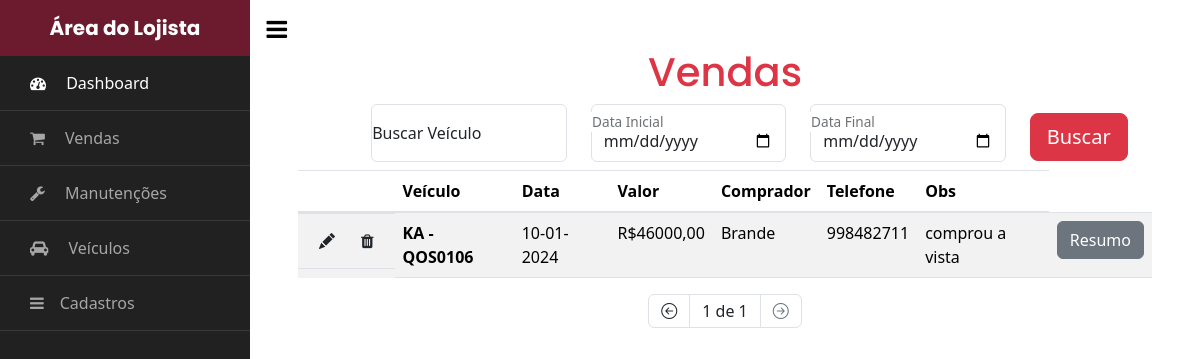
The page /area_do_lojista/vendas/ (signed in) on the database as committed earlier.
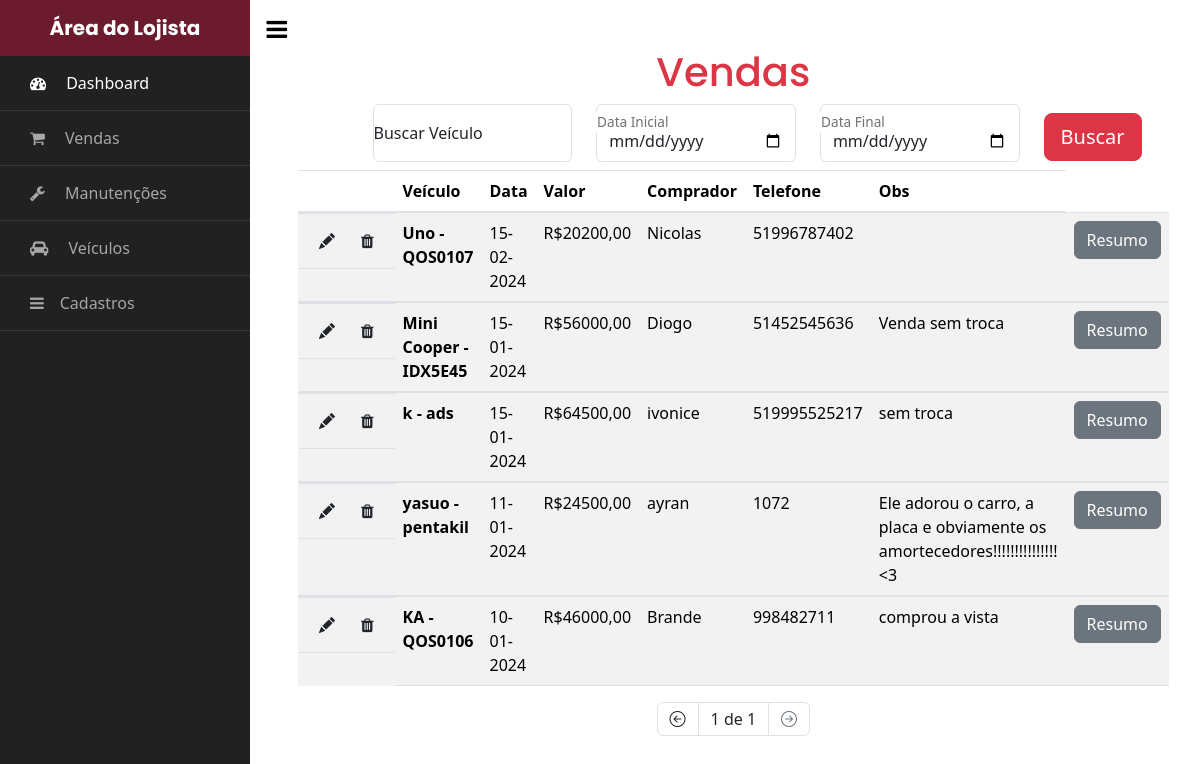
The same page on the database as committed later.
### gestao/models.py (models this page shows, shortened)
class Venda(models.Model):
    id = models.AutoField(primary_key=True)
    veiculo = models.OneToOneField('veiculos.Veiculo', on_delete=models.PROTECT, related_name='venda_veiculo')
    valor_venda = models.DecimalField(max_digits=10, decimal_places=2, blank=True, null=True)
    data_venda = models.DateField()
    comprador = models.CharField(max_length=50, blank=True, null=True)
    contato = models.CharField(max_length=50, blank=True, null=True)
    observacoes = models.TextField(blank=True, null=True)

### veiculos/models.py (models this page shows)
class Veiculo(models.Model):
    id = models.AutoField(primary_key=True)
    marca = models.ForeignKey(Marca, on_delete=models.PROTECT, related_name='marca')
    modelo = models.CharField(max_length=50)
    ano = models.IntegerField(blank=True, null=True)
    placa = models.CharField(max_length=8, blank=True, null=True, unique=True)
    cor = models.CharField(max_length=50, blank=True, null=True)
    acessorios = models.ManyToManyField(Acessorio, related_name='acessorios')
    data_insercao = models.DateTimeField(auto_now_add=True)
    km = models.IntegerField(blank=True, null=True)
    vendido = models.BooleanField(default=False)
    valor = models.DecimalField(max_digits=10, decimal_places=2, blank=True, null=True)
    foto_capa = models.ImageField(upload_to='media/', blank=True, null=True)
    valor_compra = models.DecimalField(max_digits=10, decimal_places=2, blank=True, null=True)
    CAMBIO_CHOICES = [
        ('Automático', 'Automático'),
        ('Manual', 'Manual'),
    ]
    cambio = models.CharField(
        max_length=20,
        choices=CAMBIO_CHOICES,
        default='Manual',  # Pode definir o valor padrão se desejar
    )
    DIRECAO_CHOICES = [
        ('Hidráulica', 'Hidráulica'),
        ('Elétrica', 'Elétrica'),
        ('Mecânica', 'Mecânica'),
    ]
    direcao = models.CharField(
        max_length=20,
        choices=DIRECAO_CHOICES,
        default='Hidráulica',
    )
    def __str__(self):
        return self.modelo + ' - ' + self.placa

### gestao/views.py (the view)
# urls.py: path('vendas/', Lista_Vendas.as_view(), name='lista_vendas'),
@method_decorator(login_required(login_url='login'), name='dispatch')
class Lista_Vendas(ListView):
    model = Venda
    template_name = 'lista_vendas.html'
    context_object_name = 'vendas'
    paginate_by = 15
    def get_queryset(self):
        venda = super(Lista_Vendas, self).get_queryset()
        search = self.request.GET.get('search')
        start_date = self.request.GET.get('start_date')
        end_date = self.request.GET.get('end_date')
        if search and start_date and end_date:
            venda = venda.filter(veiculo__modelo__icontains=search, data_venda__range=[start_date, end_date]).order_by('-data_venda')
        elif search and start_date:
            venda = venda.filter(veiculo__modelo__icontains=search, data_venda__gte=start_date).order_by('-data_venda')
        elif search and end_date:
            venda = venda.filter(veiculo__modelo__icontains=search, data_venda__lte=end_date).order_by('-data_venda')
        elif start_date and end_date:
            venda = venda.filter(data_venda__range=[start_date, end_date]).order_by('-data_venda')
        elif search:
            venda = venda.filter(veiculo__modelo__icontains=search).order_by('-data_venda')
        elif start_date:
            venda = venda.filter(data_venda__gte=start_date).order_by('-data_venda')
        elif end_date:
            venda = venda.filter(data_venda__lte=end_date).order_by('-data_venda')
        else:
            venda = venda.order_by('-data_venda')
        return venda

### gestao/templates/lista_vendas.html (shortened to what this page needs)
{% extends 'base_lojista.html' %}
{% block content %}
<h1 class="text-center text-danger">Vendas</h1>
  <form method="GET" action="{% url 'lista_vendas' %}" class="row justify-content-center d-flex flex-wrap">
    <div class="col-11 col-sm-4 col-md-4 col-lg-3 mb-2 form-floating">
              <input type="text" name="search" id="search" class="form-control col" placeholder="Search" value="{{ request.GET.search|default:'' }}">
              <label class="form-label" for="Search">Buscar Veículo</label>
      </div>
    <div class="form-floating col-11 col-sm-4 col-md-4 col-lg-3 mb-2">
        <input type="date" name="start_date" id="start_date" class="form-control col" placeholder="start_date" value="{{ request.GET.start_date|default:'' }}">
        <label for="start_date">Data Inicial</label>
    </div>
    <div class="form-floating col-11 col-sm-4 col-md-4 col-lg-3 mb-2">
        <input type="date" name="end_date" id="end_date" class="form-control col" aria-label="Data-final" value="{{ request.GET.end_date|default:'' }}">
        <label class="form-label" for="end_date">Data Final</label>
    </div>
    <div class="col-3 col-lg-1 col-md-2 col-sm-2 align-self-center">
        <button type="submit" class="btn btn-danger btn-lg ">Buscar</button>
    </div>
  </form>
    <table class="table table-striped table-responsive-md">
        <thead>
            <tr>
                <th s></th>
                <th>Veículo</th>
                <th>Data</th>
                <th>Valor</th>
                <th>Comprador</th>
                <th>Telefone</th>
                <th>Obs</th>
            </tr>
        </thead>
        <tbody>
            {% for venda in vendas %}
                <tr>
                  <td class="d-flex flex-nowrap">
                    <a href="{% url 'editar_venda' venda.id %}"><button class="btn" type="button"><i class="bi bi-pencil-fill"></i></button></a>
                    <button class="btn" type="button" data-bs-toggle="modal" data-bs-target="#deleteModal{{venda.id}}"> <i class="fa fa-trash link-offset-3-hover"></i></button>
                  </td>
                    <th scope="row">{{ venda.veiculo }}</th>
                    <td>{{ venda.data_venda|date:"d-m-Y" }}</td>
                    <td>R${{ venda.valor_venda }}</td>
                    <td>{{ venda.comprador }}</td>
                    <td>{{ venda.contato }}</td>
                    <td>{{ venda.observacoes }}</td>
                    <td>
                        <a href="{% url 'resumo_venda' venda.id %}" class="btn btn-secondary">Resumo</a>
                    </td>
                </tr>
  </div>
      {% endfor %}
<nav aria-label="Page navigation example">
  <ul class="pagination justify-content-center">
    {% if page_obj.has_previous %}
      <li class="page-item">
        <a class="page-link link-dark" href="?search={{ request.GET.search|default:'' }}&start_date={{ request.GET.start_date|default:'' }}&end_date={{ request.GET.end_date|default:'' }}&page=1"><i class="bi bi-chevron-double-left"></i></a>
      </li>
      <li class="page-item">
        <a class="page-link link-dark" href="?search={{ request.GET.search|default:'' }}&start_date={{ request.GET.start_date|default:'' }}&end_date={{ request.GET.end_date|default:'' }}&page={{ page_obj.previous_page_number }}"><i class="bi bi-arrow-left-circle"></i></a>
      </li>
    {% else %}
      <li class="page-item disabled">
        <span class="page-link link-dark"><i class="bi bi-arrow-left-circle"></i></span>
      </li>
    {% endif %}
    <li class="page-item">
      <span class="page-link current link-dark">
        {{ page_obj.number }} de {{ page_obj.paginator.num_pages }}
      </span>
    </li>
    {% if page_obj.has_next %}
      <li class="page-item">
        <a class="page-link link-dark" href="?search={{ request.GET.search|default:'' }}&start_date={{ request.GET.start_date|default:'' }}&end_date={{ request.GET.end_date|default:'' }}&page={{ page_obj.next_page_number }}"><i class="bi bi-arrow-right-circle"></i></a>
      </li>
      <li class="page-item">
        <a class="page-link link-dark" href="?search={{ request.GET.search|default:'' }}&start_date={{ request.GET.start_date|default:'' }}&end_date={{ request.GET.end_date|default:'' }}&page={{ page_obj.paginator.num_pages }}"><i class="bi bi-chevron-double-right"></i></a>
      </li>
    {% else %}
      <li class="page-item disabled">
        <span class="page-link"><i class="bi bi-arrow-right-circle"></i></span>
      </li>
    {% endif %}
  </ul>
</nav>
{% endblock %}

### app/templates/base_lojista.html (shortened to what this page needs)
{% load static %}
<!DOCTYPE html>
<html lang="pt-br">
<head>
<link href="{% static 'fontawesome-free-6.5.1-web/css/all.min.css' %}" rel="stylesheet" type="text/css">
<link rel="stylesheet" href="https://stackpath.bootstrapcdn.com/font-awesome/4.7.0/css/font-awesome.min.css">
<link href="{% static 'css/sb-admin-2.min.css' %}" rel="stylesheet">
<link rel="stylesheet" href="{% static 'css/style.css' %}">
<link href="https://cdn.jsdelivr.net/npm/bootstrap@5.3.2/dist/css/bootstrap.min.css" rel="stylesheet">
<link rel="stylesheet" href="https://cdn.jsdelivr.net/npm/bootstrap-icons@1.11.2/font/bootstrap-icons.min.css">
</head>
<body>
<div class="wrapper d-flex align-items-stretch">
    <nav id="sidebar" class="d-flex flex-column">
        <div class="custom-menu">
            <button type="button" id="sidebarCollapse" class="btn btn-primary">
      <i class="fa fa-bars"></i>
    </button>
</div>
      <h1 class="text-center m-0"><a href="/area_do_lojista/dashboard/" class="logo p-3">Área do Lojista</a></h1>
<ul class="list-unstyled components mb-5">
  <li class="active">
    <a href="/area_do_lojista/dashboard/"><span class="fa fa-tachometer mr-3"></span> Dashboard</a>
  </li>
  <li>
      <a href="/area_do_lojista/vendas/"><span class="fa fa-shopping-cart mr-3"></span> Vendas</a>
  </li>
  <li>
    <a href="/area_do_lojista/manutencoes/"><span class="fa fa-wrench mr-3"></span> Manutenções</a>
  </li>
  <li>
    <a href="/area_do_lojista/veiculos/"><span class="fa fa-car mr-3"></span> Veículos</a>
  </li>
  <li>
    <a class="" data-bs-toggle="collapse" href="#collapseExample" role="button" aria-expanded="false" aria-controls="collapseExample">
      <span class="fa fa-bars mr-3"></span>Cadastros
    </a>
  </li>
</ul>
</nav>
<div id="content" class="p-4 p-md-5 pt-5">
{% block content %}
{% endblock %}
</div>
</body>
</html>

### app/templates/base_lojista.html (style rules this page uses)
a { text-decoration: none; }

Rows that differ between the two databases and show on the page:
added Venda: veiculo "Uno - QOS0107", data_venda "15-02-2024", valor_venda "20200,00", comprador "Nicolas", contato "51996787402"
added Venda: veiculo "Mini Cooper - IDX5E45", data_venda "15-01-2024", valor_venda "56000,00", comprador "Diogo", contato "51452545636", observacoes "Venda sem troca"
added Venda: veiculo "k - ads", data_venda "15-01-2024", valor_venda "64500,00", comprador "ivonice", contato "519995525217", observacoes "sem troca"
added Venda: veiculo "yasuo - pentakil", data_venda "11-01-2024", valor_venda "24500,00", comprador "ayran", contato "1072", observacoes "Ele adorou o carro, a placa e obviamente os amortecedores!!!!!!!!!!!!!!! <3"
